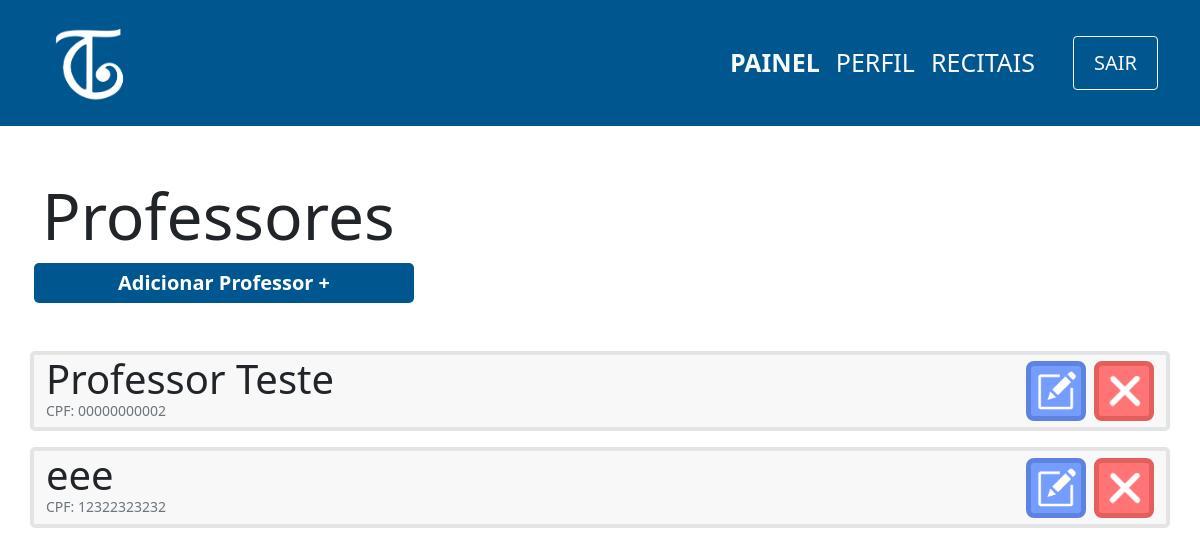
The page /view/professor/index.php (signed in) on the database as committed earlier.
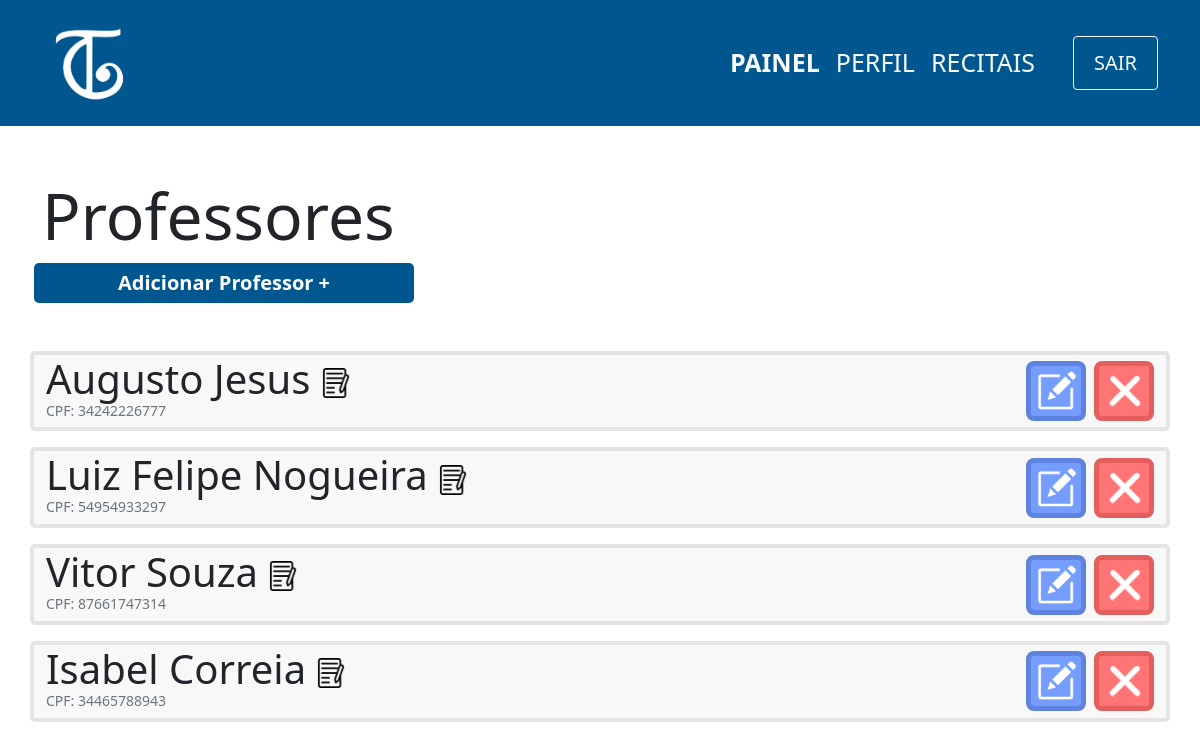
The same page on the database as committed later.
### tables this page shows
CREATE TABLE professor(
                id INTEGER PRIMARY KEY ,
                cpf varchar(11) not null,
                nome varchar(100) not null,
                senha varchar(100) not null,
                email varchar(100) not null,
                contrato varchar(150)
            );

### controller/professor/index.php (called while the page is built)
<?php
    require '../../db/connection.php';
    try {
        $sql=$db->prepare('SELECT nome,cpf,id,contrato FROM professor');
        $sql->execute();
        $professores=$sql->fetchAll(PDO::FETCH_ASSOC);
    } catch (PDOException $e) {
        echo 'Erro ao executar comando no banco de dados: ' . $e->getMessage();
        exit();
    }
?>

### view/professor/index.php (the view, shortened to what this page needs)
<?php
    include '../../layouts/navbar.php';
    include '../../controller/professor/index.php';
?>
<div class="container">
    <div class="row mt-5">
        <h1 class="mt-1 display-3">Professores</h1>
        <span class="btn-principal col-md-4 col-sm-12 mx-1 text-center mb-5" onclick="location.href='cadastro.php'">
            <a href="cadastro.php">Adicionar Professor +</a>
        </span>
        <?php
        foreach($professores as $professor){
            echo'
        <div class="col-12 card d-flex flex-row mb-3 justify-content-between">
            <div class="d-flex flex-column" id="'.$professor['id'].'">
                <p class="m-0 display-6">'.$professor['nome'].'
                ';
                if($professor['contrato']!=NULL){
                    echo '<a href="'.$professor["contrato"].'" download="contrato-'.$professor['nome'].'">';
                    echo '<img src="../../images/contrato-icon.png" width="30px">';
                    echo '</a>';
                }
                echo'
                </p>
                <p class="m-0 text-muted display-3 mb-2" style="font-size:14px">CPF: '.$professor['cpf'].'</p>
            </div>
            <div class="d-flex align-items-center">
                <button onclick="location.href=\'edit.php?id='.$professor['id'].'\';" class="btn-editar mx-2" >
                    <img src="../../images/edit-icon.png" width=40px>
                </button>
                <button onclick="location.href=\'../../controller/professor/delete.php?id='.$professor['id'].'\';" class="btn-remover">
                    <img src="../../images/delete-icon.png" width=40px>
                </button>
            </div>
        </div>
        ';}
        ?>
    </div>
</div>

Rows that differ between the two databases and show on the page:
removed professor: nome "Professor Teste", cpf "00000000002"
changed professor: nome "eee" → "Augusto Jesus"; contrato: picture added; cpf "12322323232" → "34242226777"
added professor: nome "Luiz Felipe Nogueira", cpf "54954933297"
added professor: nome "Vitor Souza", cpf "87661747314"
added professor: nome "Isabel Correia", cpf "34465788943"
